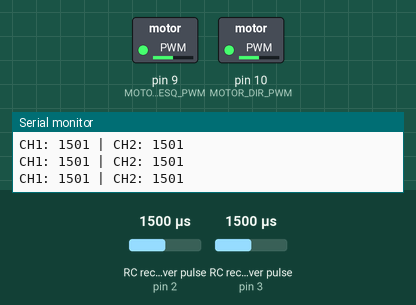
This sketch was run on a simulated Arduino Uno, built with avr-gcc and run on an emulated ATmega328P. Parts: switched loads named in the sketch (green lamp = pin HIGH), the last lines printed to the serial monitor. Wiring (inferred from the names in the program): 2 × RC receiver channel: data pin 2 / data pin 3. The inputs (shaded band) are chosen by the test bench; at power-on: RC receiver pulse (sensors on pin 2, pin 3) 1500 µs.

Above: at 1.2 s.
1.3 s: RC receiver pulse (sensor on pin 2) set to 1020 µs
At 2.3 s:
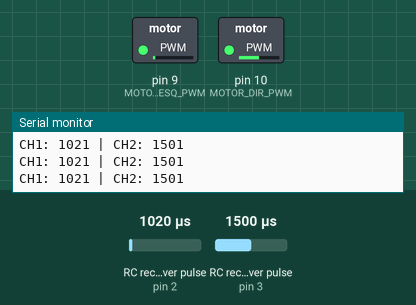
2.8 s: RC receiver pulse (sensor on pin 3) set to 1020 µs
At 3.9 s:
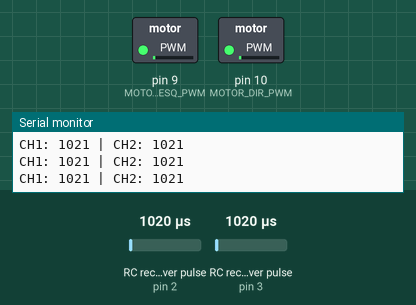
4.3 s: RC receiver pulse (sensor on pin 2) set to 1500 µs
At 5.5 s:
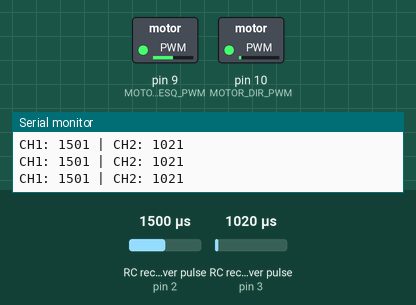
5.8 s: RC receiver pulse (sensor on pin 3) set to 1750 µs
At 6.2 s:
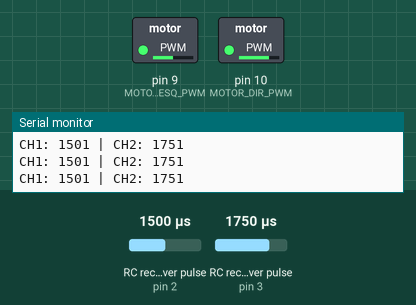
7.3 s: RC receiver pulse (sensor on pin 2) set to 1250 µs
At 8.1 s:
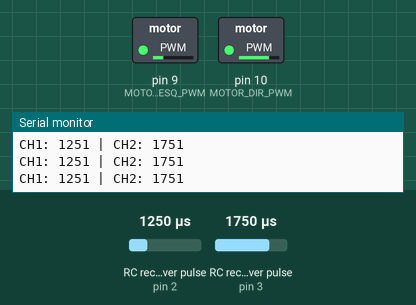
8.8 s: RC receiver pulse (sensor on pin 3) set to 1980 µs
At 9.7 s:
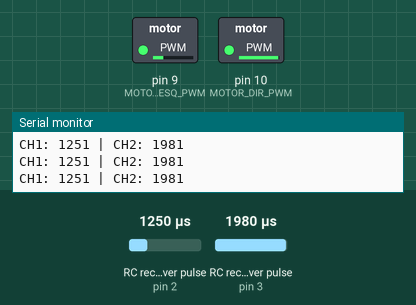
Timing chart, 0 to 11.3 s (numbered marks = the images above; inputs shaded):
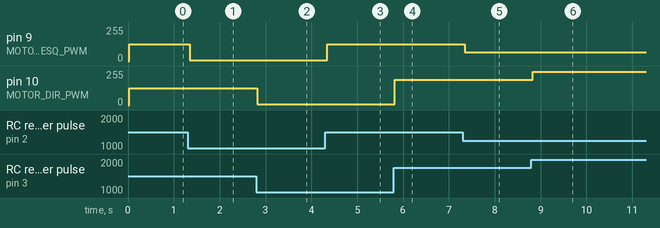

The sketch:

rc_pwm_arduino_pulsein.ino
```cpp
// Pinos conectados aos canais do receptor
const int PIN_CH1 = 2;  // Canal 1
const int PIN_CH2 = 3;  // Canal 2

// Pinos de saída PWM para driver de motor
const int MOTOR_ESQ_PWM = 9;
const int MOTOR_DIR_PWM = 10;

void setup() {
  Serial.begin(9600);

  // Configura pinos do receptor como entrada
  pinMode(PIN_CH1, INPUT);
  pinMode(PIN_CH2, INPUT);

  // Configura pinos do motor como saída
  pinMode(MOTOR_ESQ_PWM, OUTPUT);
  pinMode(MOTOR_DIR_PWM, OUTPUT);
}

void loop() {
  // Lê largura do pulso do receptor (em microssegundos)
  unsigned long ch1 = pulseIn(PIN_CH1, HIGH, 25000); // timeout 25ms
  unsigned long ch2 = pulseIn(PIN_CH2, HIGH, 25000);

  // Valida se recebeu sinal válido (entre 1000-2000µs)
  if (ch1 < 1000 || ch1 > 2000) ch1 = 1500; // Neutro se inválido
  if (ch2 < 1000 || ch2 > 2000) ch2 = 1500;

  // Converte para range do analogWrite (0-255)
  // 1000µs -> 0, 1500µs -> 127, 2000µs -> 255
  int motor_esq = map(ch1, 1000, 2000, 0, 255);
  int motor_dir = map(ch2, 1000, 2000, 0, 255);

  // Envia PWM aos motores
  analogWrite(MOTOR_ESQ_PWM, motor_esq);
  analogWrite(MOTOR_DIR_PWM, motor_dir);

  // Debug no Serial Monitor
  Serial.print("CH1: "); Serial.print(ch1);
  Serial.print(" | CH2: "); Serial.println(ch2);

  delay(20); // Loop a cada 20ms (50 Hz)
}
```

Measured:
- after the input at 1.3 s, pin 9 (MOTOR_ESQ_PWM): 127/255 → 5/255 at once
- after the input at 2.8 s, pin 10 (MOTOR_DIR_PWM): 127/255 → 5/255 at once
- after the input at 4.3 s, pin 9 (MOTOR_ESQ_PWM): 5/255 → 127/255 at once
- after the input at 5.8 s, pin 10 (MOTOR_DIR_PWM): 5/255 → 191/255 at once
- after the input at 7.3 s, pin 9 (MOTOR_ESQ_PWM): 127/255 → 64/255 at once
- after the input at 8.8 s, pin 10 (MOTOR_DIR_PWM): 191/255 → 250/255 at once
